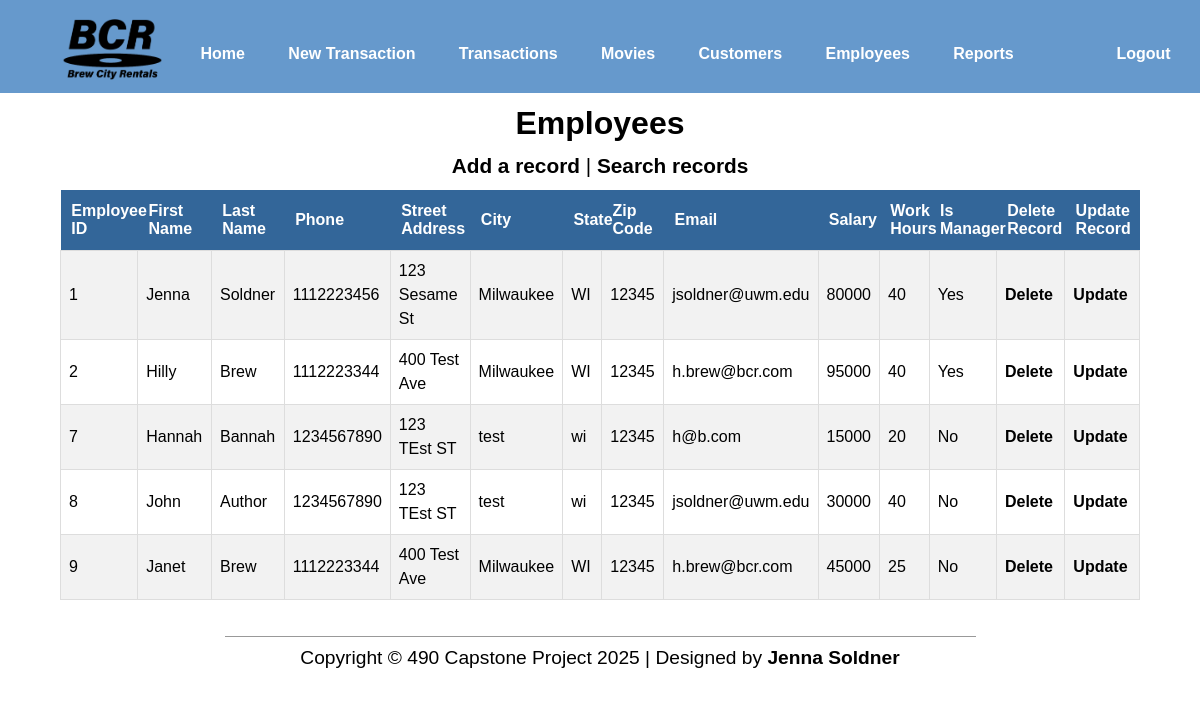
The page /htdocs/employees/index.php (signed in) on the database its author committed.
### tables this page shows
CREATE TABLE `Users` (
  `EmpID` int NOT NULL,
  `FirstName` varchar(100) NOT NULL,
  `LastName` varchar(100) NOT NULL,
  `Phone` int NOT NULL,
  `StreetAdr` varchar(100) NOT NULL,
  `City` varchar(100) NOT NULL,
  `State` varchar(2) NOT NULL,
  `Zip` int NOT NULL,
  `Email` varchar(100) NOT NULL,
  `Salary` int NOT NULL,
  `WorkHours` int NOT NULL DEFAULT '40',
  `password` varchar(30) NOT NULL DEFAULT 'password',
  `IsManager` tinyint(1) NOT NULL DEFAULT '0',
  `HireDate` date DEFAULT NULL
);

### htdocs/employees/index.php (the view, shortened to what this page needs)
<?php
include ('../includes/header.php');
if (!isset($_SESSION['empid'])){
    echo("<h2>You are not logged in.</h2>
        <form action='login.php''>
            <input type='submit' name='submit' value='Login'/>
        </form>
    <p><br /><br /></p>");
    include ('../includes/footer.php');
	exit();
}else{
    require_once ('../../mysqli_connect.php');
    echo ("<center>");
    echo ("<h1 class='pagetitle'>Employees</h1>");
    echo ("<p id='searchUpdate'><a href=add.php id='add'>Add a record</a> | <a href=searchform.php id='search'>Search records</a></p>");
    $display = 10;
    if (isset($_GET['s']) && is_numeric($_GET['s'])){
        $start = $_GET['s'];
    } else {
        $start = 0;
    }
    $query = "SELECT * FROM Users LIMIT $start, $display";
    $result = @mysqli_query($dbc, $query);
    echo "<table id='allTables'><tr>
        <th>Employee ID</th><th>First Name</th><th>Last Name</th><th>Phone</th><th>Street Address</th><th>City</th><th>State</th><th>Zip Code</th><th>Email</th><th>Salary</th><th>Work Hours</th><th>Is Manager</th><th>Delete Record</th><th>Update Record</th></tr>";
    while ($row = mysqli_fetch_array($result, MYSQLI_ASSOC)) {
        echo "<tr><td>" . $row['EmpID'] . "</td>";
        echo "<td>" . $row['FirstName'] . "</td>";
        echo "<td>" . $row['LastName'] . "</td>";
        echo "<td>" . $row['Phone'] . "</td>";
        echo "<td>" . $row['StreetAdr'] . "</td>";
        echo "<td>" . $row['City'] . "</td>";
        echo "<td>" . $row['State'] . "</td>";
        echo "<td>" . $row['Zip'] . "</td>";
        echo "<td>" . $row['Email'] . "</td>";
        echo "<td>" . $row['Salary'] . "</td>";
        echo "<td>" . $row['WorkHours'] . "</td>";
        echo "<td>" . ($row['IsManager'] ? 'Yes' : 'No') . "</td>";
        echo "<td><a href='delete.php?id=" . urlencode($row['EmpID']) .
        "&fname=" . urlencode($row['FirstName']) .
        "&lname=" . urlencode($row['LastName']) . "'>Delete</a></td>";
        echo "<td><a href='updateform.php?id=" . $row['EmpID'] . "&fname=" . urlencode($row['FirstName']) . "&lname=" . urlencode($row['LastName']) . "&phone=" . urlencode($row['Phone']) . "&street=" . urlencode($row['StreetAdr']) . "&city=" . urlencode($row['City']) . "&state=" . urlencode($row['State']) . "&zip=" . urlencode($row['Zip']) . "&email=" . urlencode($row['Email']) . "&salary=" . urlencode($row['Salary']) . "&workhours=" . urlencode($row['WorkHours']) . "&ismanager=" . urlencode($row['IsManager']) . "'>Update</a></td></tr>";
    }
    echo "</table>";
    include ('../includes/footer.php');
}
?>

### rows shown on the page
users: EmpID "1", FirstName "Jenna", LastName "Soldner", Phone "1112223456", StreetAdr "123 Sesame St", City "Milwaukee", State "WI", Zip "12345", Email "jsoldner@uwm.edu", Salary "80000", WorkHours "40", IsManager "Yes"
users: EmpID "2", FirstName "Hilly", LastName "Brew", Phone "1112223344", StreetAdr "400 Test Ave", City "Milwaukee", State "WI", Zip "12345", Email "h.brew@bcr.com", Salary "95000", WorkHours "40", IsManager "Yes"
users: EmpID "7", FirstName "Hannah", LastName "Bannah", Phone "1234567890", StreetAdr "123 TEst ST", City "test", State "wi", Zip "12345", Email "h@b.com", Salary "15000", WorkHours "20", IsManager "No"
users: EmpID "8", FirstName "John", LastName "Author", Phone "1234567890", StreetAdr "123 TEst ST", City "test", State "wi", Zip "12345", Email "jsoldner@uwm.edu", Salary "30000", WorkHours "40", IsManager "No"
users: EmpID "9", FirstName "Janet", LastName "Brew", Phone "1112223344", StreetAdr "400 Test Ave", City "Milwaukee", State "WI", Zip "12345", Email "h.brew@bcr.com", Salary "45000", WorkHours "25", IsManager "No"
